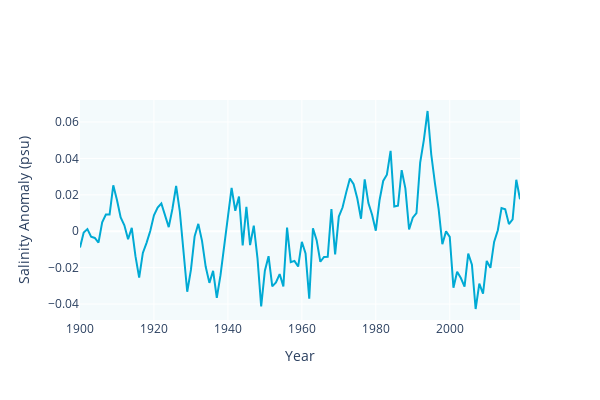

Notebook source saved alongside this figure:
### Code cell
fig = go.Figure()
fig.add_trace(go.Scatter(x=years_1900_2019, y=-SNN1, mode='lines', name='SNN1 (44–66°N, 289–330°E)', line=dict(color='#00AAD4')))
fig.update_layout(
    xaxis_title='Year',
    yaxis_title='Salinity Anomaly (psu)',
    height=400, width=600,
    legend=dict(x=0.01, y=0.99),
    plot_bgcolor='rgba(215, 238, 244, 0.3)'
)
fig.show()
